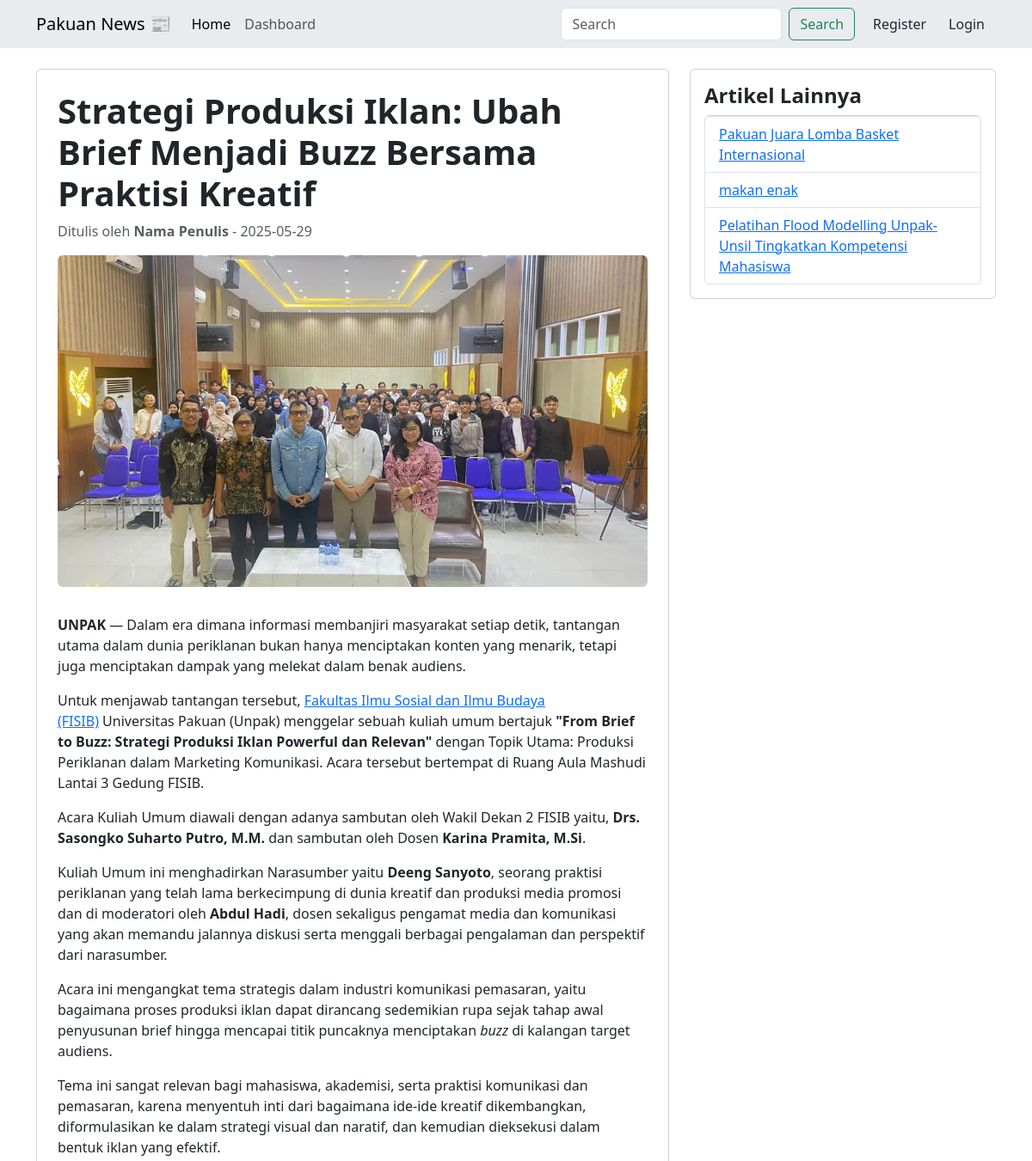
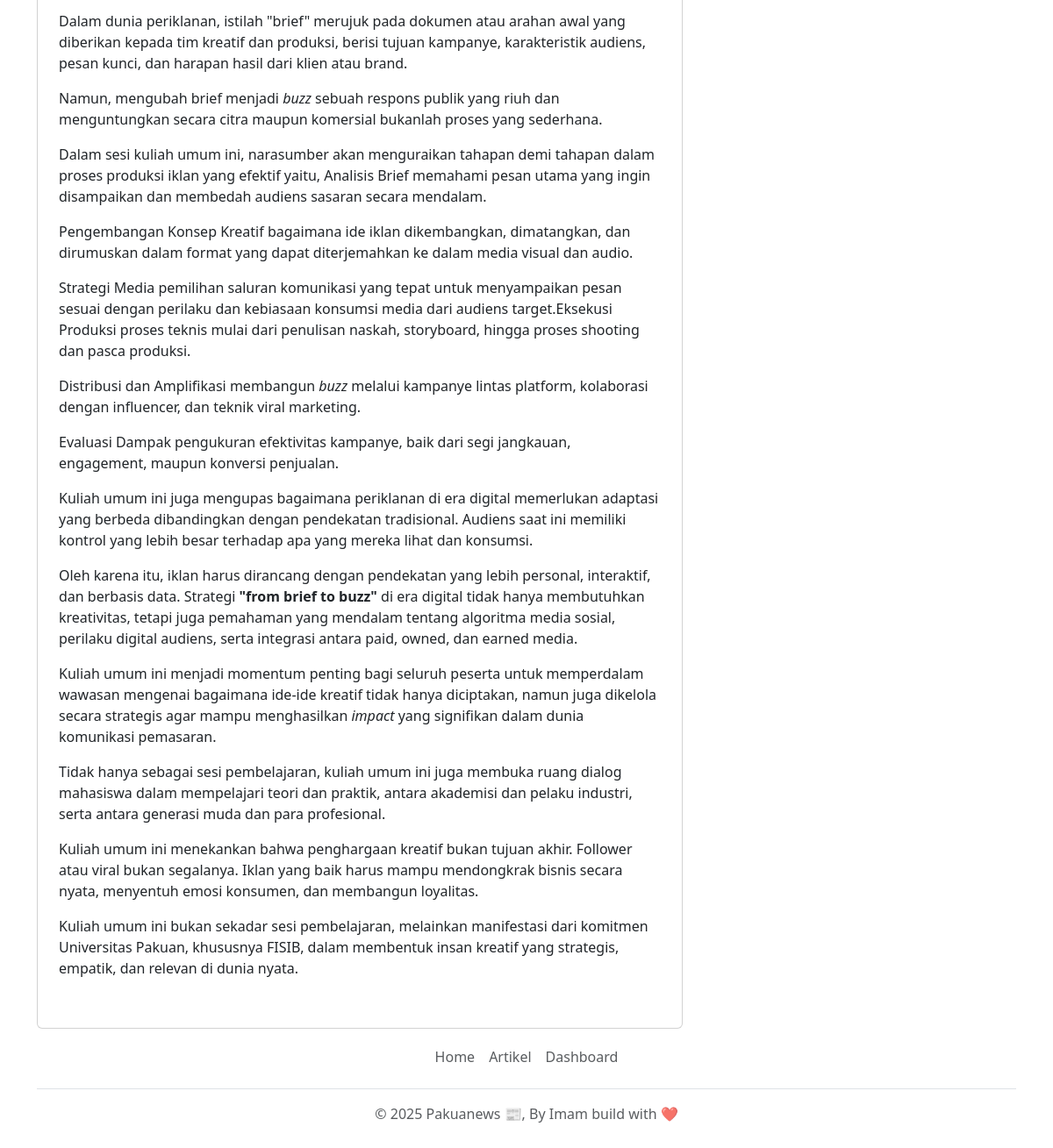
/artikel.php?id=13, run on the app's committed database (2 pictures, top to bottom).
### tables this page shows
CREATE TABLE IF NOT EXISTS `artikel` (
  `id` int NOT NULL AUTO_INCREMENT,
  `judul` varchar(250) NOT NULL,
  `konten` text NOT NULL,
  `gambar` varchar(100) NOT NULL,
  `tgl_rilis` date NOT NULL DEFAULT (curdate()),
  PRIMARY KEY (`id`)
);

### artikel.php (the view, shortened to what this page needs)
<!DOCTYPE html>
<html lang="en">
<head>
    <link href="https://cdn.jsdelivr.net/npm/bootstrap@5.3.5/dist/css/bootstrap.min.css" rel="stylesheet">
    <link rel="stylesheet" href="https://cdn.jsdelivr.net/npm/bootstrap-icons@1.11.3/font/bootstrap-icons.min.css">
</head>
<body>
    <?php include 'layout/header.php'; ?>
    <?php
    include 'database/koneksi.php';
    $id = isset($_GET['id']) ? $_GET['id'] : null;
    $sql = "SELECT * FROM artikel where id = '$id'";
    $result = $db->query($sql);
    $data = $result->fetch_assoc();
    ?>
    <div class="container mt-4">
        <div class="row">
            <div class="col-md-8">
                <div class="card p-4">
                    <h1 class="fw-bold"><?= $data['judul'] ?></h1>
                    <p class="text-muted">Ditulis oleh <strong>Nama Penulis</strong> - <?= $data['tgl_rilis'] ?></p>
                    <img src="img/<?= $data['gambar'] ?>" class="img-fluid rounded mb-3" alt="Gambar Artikel">
                    <p><?= $data['konten'] ?></p>
                </div>
            </div>
            <div class="col-md-4">
                <div class="card p-3 sticky-top " style="top: 70px;">
                    <h4 class="fw-bold">Artikel Lainnya</h4>
                    <ul class="list-group">
                        <?php
                        $sql = "SELECT * FROM artikel WHERE id != '$id' ORDER BY RAND() LIMIT 3";
                        $result = $db->query($sql);
                        while ($row = $result->fetch_assoc()) { ?>
                            <li class="list-group-item"><a href="artikel.php?id=<?= $row['id'] ?>"><?= $row['judul'] ?></a></li>
                        <?php } ?>
                    </ul>
                </div>
            </div>
        </div>
    </div>
    <?php include 'layout/footer.php'; ?>
</body>
</html>

### data on the page
artikel: judul "Strategi Produksi Iklan: Ubah Brief Menjadi Buzz Bersama Praktisi Kreatif", tgl_rilis "2025-05-29", gambar (picture), konten "UNPAK — Dalam era dimana informasi membanjiri masyarakat setiap detik, tantangan utama dalam dunia periklanan bukan hanya menciptakan konten yang menarik, tetapi juga menciptakan dampak yang melekat dalam benak audiens. Untuk menjawab tantangan tersebut, Fakultas Ilmu Sosial dan Ilmu Budaya (FISIB) Universitas Pakuan (Unpak) menggelar sebuah kuliah umum bertajuk \"From Brief to Buzz: Strategi Produksi Iklan Powerful dan Relevan\" dengan Topik Utama: Produksi Periklanan dalam Marketing Komunikasi. Acara tersebut bertempat di Ruang Aula Mashudi Lantai 3 Gedung FISIB. Acara Kuliah Umum diawali dengan adanya sambutan oleh Wakil Dekan 2 FISIB yaitu, Drs. Sasongko Suharto Putro, M.M. dan sambutan…"
artikel: judul "Pakuan Juara Lomba Basket Internasional"
artikel: judul "makan enak"
artikel: judul "Pelatihan Flood Modelling Unpak-Unsil Tingkatkan Kompetensi Mahasiswa"
